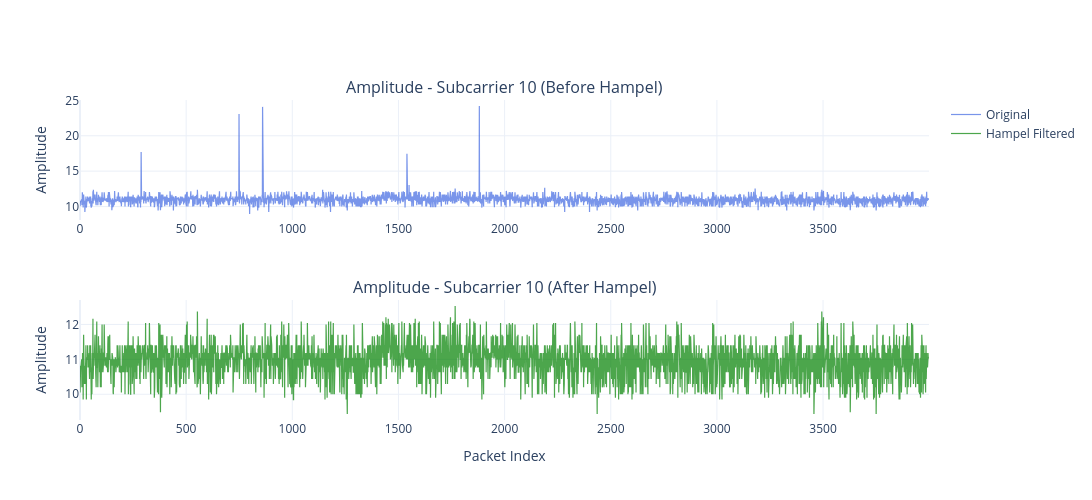

Source (notebook cell):
### Markdown cell above
## Display Sample

### Code cell
import plotly.graph_objects as go
from plotly.subplots import make_subplots
import numpy as np

# Chỉ plot subcarrier 10
ts_df = ts_all[SUBCARRIER_INDEX]
packet_idx = np.arange(len(ts_df))

# Lấy ra index của outlier
amp_outlier_idx = np.where(ts_df['amp_hampel_outliers'])[0]
phs_outlier_idx = np.where(ts_df['phase_hampel_outliers'])[0]

fig = make_subplots(rows=2, cols=1,
                    subplot_titles=[
                        f"Amplitude - Subcarrier {SUBCARRIER_INDEX} (Before Hampel)",
                        f"Amplitude - Subcarrier {SUBCARRIER_INDEX} (After Hampel)"
                    ])

# Plot 1: Amplitude - Trước Hampel
fig.add_trace(go.Scatter(x=packet_idx, y=ts_df['amp'], mode='lines',
                          line=dict(color='royalblue', width=1.2),
                          opacity=0.7, name="Original"),
              row=1, col=1)

# Plot 2: Amplitude - Sau Hampel
fig.add_trace(go.Scatter(x=packet_idx, y=ts_df['amp_hampel'], mode='lines',
                          line=dict(color='green', width=1.2),
                          opacity=0.7, name="Hampel Filtered"),
              row=2, col=1)

fig.update_yaxes(title_text="Amplitude", row=1, col=1)
fig.update_yaxes(title_text="Amplitude", row=2, col=1)
fig.update_xaxes(title_text="Packet Index", row=2, col=1)
fig.update_layout(height=500, width=1200, showlegend=True,
                  template='plotly_white')
fig.show()

### Figure 1 — Plotly figure (JSON) as saved in the notebook; plotly's stock layout.template omitted (floating-point values rounded to 4 significant figures; data arrays with more than 128 entries replaced by an {"elided": "..."} marker saying what was removed)
{"data": [{"line": {"color": "royalblue", "width": 1.2}, "mode": "lines", "name": "Original", "opacity": 0.7, "type": "scatter", "x": {"elided": "4000 int values"}, "xaxis": "x", "y": {"elided": "4000 float values"}, "yaxis": "y"}, {"line": {"color": "green", "width": 1.2}, "mode": "lines", "name": "Hampel Filtered", "opacity": 0.7, "type": "scatter", "x": {"elided": "4000 int values"}, "xaxis": "x2", "y": {"elided": "4000 float values"}, "yaxis": "y2"}], "layout": {"annotations": [{"font": {"size": 16}, "showarrow": false, "text": "Amplitude - Subcarrier 10 (Before Hampel)", "x": 0.5, "xanchor": "center", "xref": "paper", "y": 1, "yanchor": "bottom", "yref": "paper"}, {"font": {"size": 16}, "showarrow": false, "text": "Amplitude - Subcarrier 10 (After Hampel)", "x": 0.5, "xanchor": "center", "xref": "paper", "y": 0.375, "yanchor": "bottom", "yref": "paper"}], "height": 500, "showlegend": true, "width": 1200, "xaxis": {"anchor": "y", "domain": [0, 1]}, "xaxis2": {"anchor": "y2", "domain": [0, 1], "title": {"text": "Packet Index"}}, "yaxis": {"anchor": "x", "domain": [0.625, 1], "title": {"text": "Amplitude"}}, "yaxis2": {"anchor": "x2", "domain": [0, 0.375], "title": {"text": "Amplitude"}}}}
